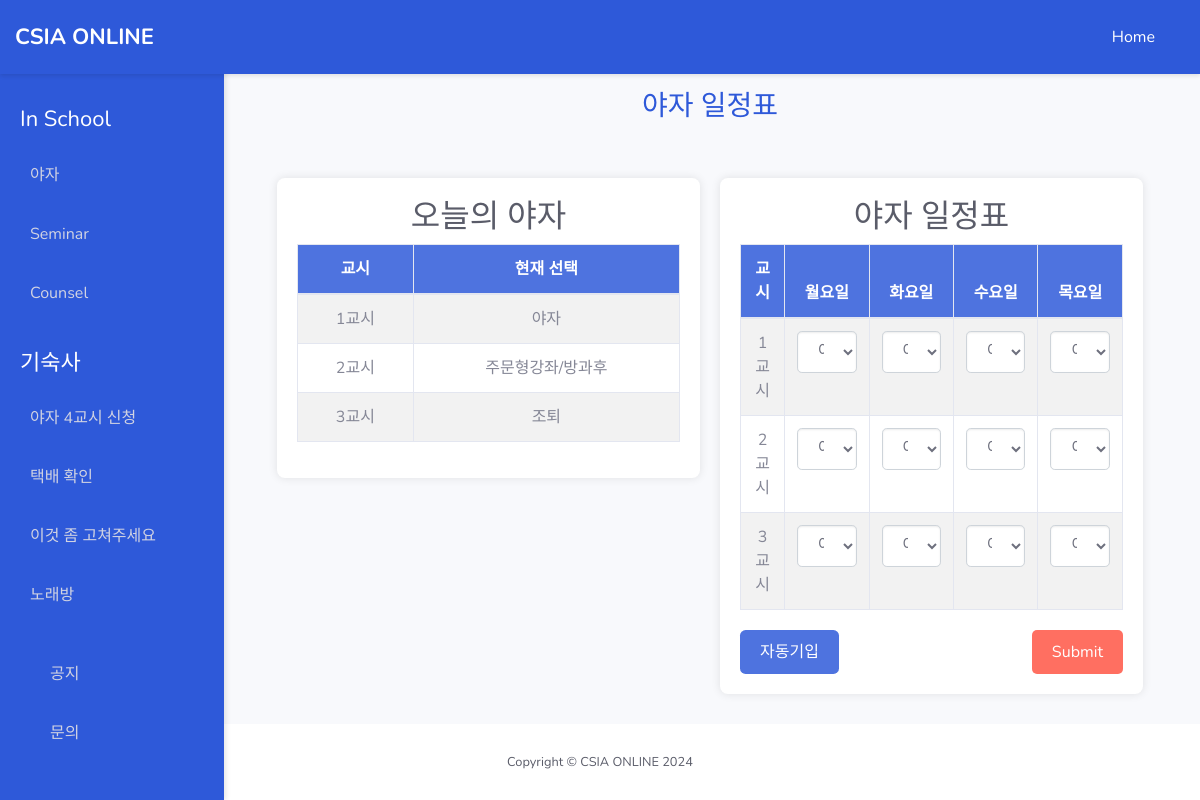
The app's page /yaja/ (signed in), older data.
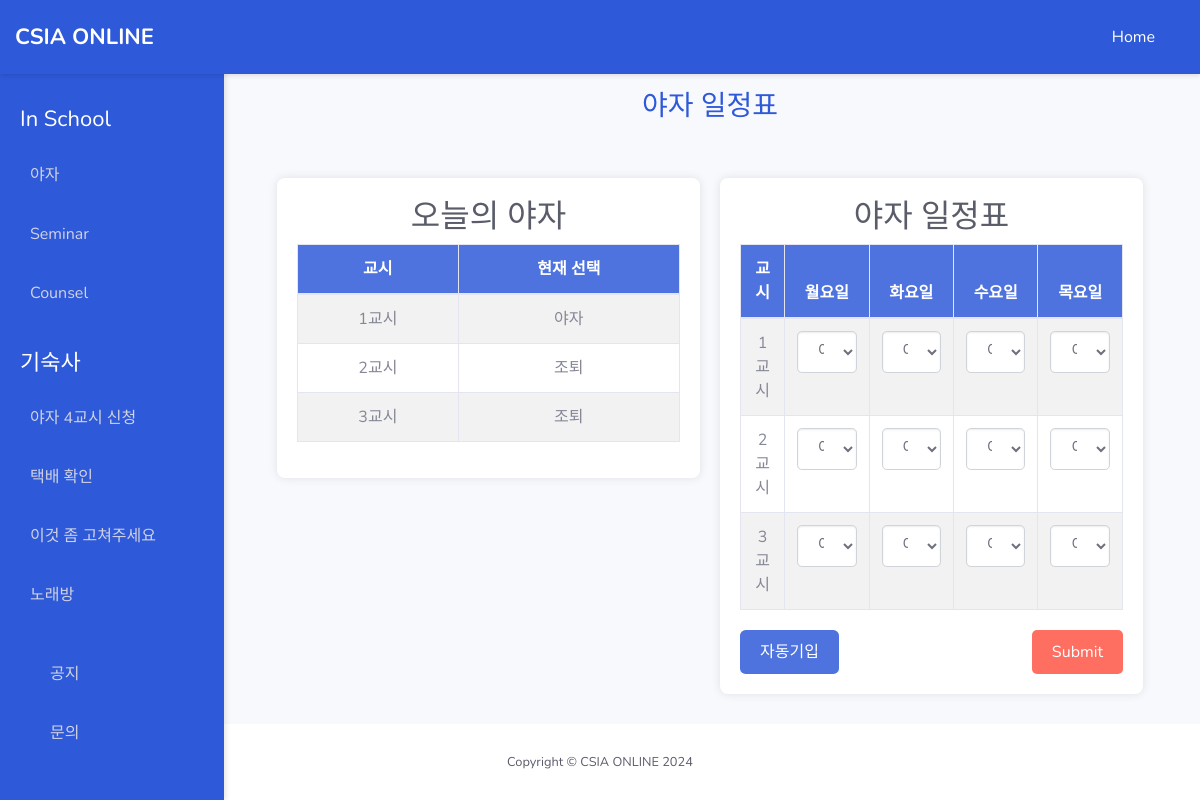
The same page, newer data.
### yaja/models.py (models this page shows)
class Monday(models.Model):
    period1 = models.CharField(max_length=50)
    period2 = models.CharField(max_length=50)
    period3 = models.CharField(max_length=50)
    student_id = models.CharField(max_length=10, null=True, blank=True)

### yaja/views.py (the view, shortened to what this page needs)
# urls.py: urlpatterns = [path("yaja/", views.yaja_view, name="yaja")]
@csrf_exempt
def yaja_view(request):
    current_student_id = request.user.student_id
    schedule = get_schedule_model_for_current_day(current_student_id)
    try:
        print(current_student_id)
        monday_schedule, created = Monday.objects.get_or_create(
            student_id=current_student_id
        )
        if created:
            print("created monday obj")
        tuesday_schedule, created = Tuesday.objects.get_or_create(
            student_id=current_student_id
        )
        if created:
            print("created tuesday obj")
        wednesday_schedule, created = Wednesday.objects.get_or_create(
            student_id=current_student_id
        )
        if created:
            print("created weds obj")
        thursday_schedule, created = Thursday.objects.get_or_create(
            student_id=current_student_id
        )
        if created:
            print("created thursday obj")
    except Exception as e:
        print(f"An error occurred: {e}")
    if request.method == "POST":
        data = json.loads(request.body)
        print(data)
        try:
            monday = data.get("Monday")
            tuesday = data.get("Tuesday")
            wednesday = data.get("Wednesday")
            thursday = data.get("Thursday")
            try:
                default_monday = DefaultMonday.objects.get(
                    student_id=current_student_id
                )
            except ObjectDoesNotExist:
                default_monday = DefaultMonday.objects.create(
                    student_id=current_student_id,
                    period1="야자",
                    period2="야자",
                    period3="야자",
                )
            try:
                default_tuesday = DefaultTuesday.objects.get(
                    student_id=current_student_id
                )
            except ObjectDoesNotExist:
                default_tuesday = DefaultTuesday.objects.create(
                    student_id=current_student_id,
                    period1="야자",
                    period2="야자",
                    period3="야자",
                )
            try:
                default_wednesday = DefaultWednesday.objects.get(
                    student_id=current_student_id
                )
            except ObjectDoesNotExist:
                default_wednesday = DefaultWednesday.objects.create(
                    student_id=current_student_id,
                    period1="야자",
                    period2="야자",
                    period3="야자",
                )
            try:
                default_thursday = DefaultThursday.objects.get(
                    student_id=current_student_id
                )
            except ObjectDoesNotExist:
                default_thursday = DefaultThursday.objects.create(
                    student_id=current_student_id,
                    period1="야자",
                    period2="야자",
                    period3="야자",
                )
            default_monday.period1 = monday.get("period1")
            default_monday.period2 = monday.get("period2")
            default_monday.period3 = monday.get("period3")
            default_tuesday.period1 = tuesday.get("period1")
            default_tuesday.period2 = tuesday.get("period2")
            default_tuesday.period3 = tuesday.get("period3")
            default_wednesday.period1 = wednesday.get("period1")
            default_wednesday.period2 = wednesday.get("period2")
            default_wednesday.period3 = wednesday.get("period3")
            default_thursday.period1 = thursday.get("period1")
            default_thursday.period2 = thursday.get("period2")
            default_thursday.period3 = thursday.get("period3")
            mon = {
                "period1": default_monday.period1,
                "period2": default_monday.period2,
                "period3": default_monday.period3,
            }
            tue = {
                "period1": default_tuesday.period1,
                "period2": default_tuesday.period2,
                "period3": default_tuesday.period3,
            }
            wed = {
                "period1": default_wednesday.period1,
                "period2": default_wednesday.period2,
                "period3": default_wednesday.period3,
            }
            thur = {
                "period1": default_thursday.period1,
                "period2": default_thursday.period2,
                "period3": default_thursday.period3,
            }
            Monday_serializer = DefaultMondaySerializer(
                default_monday, data=mon, partial=True
            )
            Tuesday_serializer = DefaultTuesdaySerializer(
                default_tuesday, data=tue, partial=True
            )
            Wednesday_serializer = DefaultWednesdaySerializer(
                default_wednesday, data=wed, partial=True
            )
            Thursday_serializer = DefaultThursdaySerializer(
                default_thursday, data=thur, partial=True
            )
            if (
                Monday_serializer.is_valid()
                and Tuesday_serializer.is_valid()
                and Wednesday_serializer.is_valid()
                and Thursday_serializer.is_valid()
            ):
                Monday_serializer.save()
                Tuesday_serializer.save()
                Wednesday_serializer.save()
                Thursday_serializer.save()
                print("before reset")
                reset_schedules(current_student_id)
                print("after reset")
                return JsonResponse(
                    {"status": "echo", "student_id": current_student_id}, status=200
                )
        except (
            DefaultMonday.DoesNotExist,
            DefaultTuesday.DoesNotExist,
            DefaultWednesday.DoesNotExist,
            DefaultThursday.DoesNotExist,
        ):
            return JsonResponse({"error": "No schedule exist for student"}, status=404)
    elif request.method == "GET":
        if request.headers.get("X-Schedule-Type") == "default":
            print("GET default schedule backend success reached")
            try:
                monday_schedule = DefaultMonday.objects.get(
                    student_id=current_student_id
                )
                tuesday_schedule = DefaultTuesday.objects.get(
                    student_id=current_student_id
                )
                wednesday_schedule = DefaultWednesday.objects.get(
                    student_id=current_student_id
                )
                thursday_schedule = DefaultThursday.objects.get(
                    student_id=current_student_id
                )
                print("Monday schedule retrieved")
            except:
                print("Monday schedule does not exist, creating default schedules")
                monday_schedule = DefaultMonday.objects.create(
                    student_id=current_student_id,
                    period1="야자",
                    period2="야자",
                    period3="야자",
                )
                tuesday_schedule = DefaultTuesday.objects.create(
                    student_id=current_student_id,
                    period1="야자",
                    period2="야자",
                    period3="야자",
                )
                wednesday_schedule = DefaultWednesday.objects.create(
                    student_id=current_student_id,
                    period1="야자",
                    period2="야자",
                    period3="야자",
                )
                thursday_schedule = DefaultThursday.objects.create(
                    student_id=current_student_id,
                    period1="야자",
                    period2="야자",
                    period3="야자",
                )
            serializer_monday = DefaultMondaySerializer(monday_schedule)
            serializer_tuesday = DefaultTuesdaySerializer(tuesday_schedule)
            serializer_wednesday = DefaultWednesdaySerializer(wednesday_schedule)
            serializer_thursday = DefaultThursdaySerializer(thursday_schedule)
            print(serializer_monday.data)
            response_data = {
                "monday": serializer_monday.data,
                "tuesday": serializer_tuesday.data,
                "wednesday": serializer_wednesday.data,
                "thursday": serializer_thursday.data,
                "action": "retrieve",
            }
            return JsonResponse(response_data)
        elif request.headers.get("X-Schedule-Type") == "current":
            print("GET current schedule backend success reached")
            try:
                monday_schedule = Monday.objects.get(student_id=current_student_id)
                tuesday_schedule = Tuesday.objects.get(student_id=current_student_id)
                wednesday_schedule = Wednesday.objects.get(student_id=current_student_id)
                thursday_schedule = Thursday.objects.get(student_id=current_student_id)
                print("All schedule retrieved")
                if not monday_schedule.period1: monday_schedule.period1 = "야자"
                if not monday_schedule.period2: monday_schedule.period2 = "야자"
                if not monday_schedule.period3: monday_schedule.period3 = "야자"
                if not tuesday_schedule.period1: tuesday_schedule.period1 = "야자"
                if not tuesday_schedule.period2: tuesday_schedule.period2 = "야자"
                if not tuesday_schedule.period3: tuesday_schedule.period3 = "야자"
                if not wednesday_schedule.period1: wednesday_schedule.period1 = "야자"
                if not wednesday_schedule.period2: wednesday_schedule.period2 = "야자"
                if not wednesday_schedule.period3: wednesday_schedule.period3 = "야자"
                if not thursday_schedule.period1: thursday_schedule.period1 = "야자"
                if not thursday_schedule.period2: thursday_schedule.period2 = "야자"
                if not thursday_schedule.period3: thursday_schedule.period3 = "야자"
                monday_schedule.save()
                tuesday_schedule.save()
                wednesday_schedule.save()
                thursday_schedule.save()
            except Monday.DoesNotExist:
                print("Monday schedule does not exist, creating default schedule")
                monday_schedule = Monday.objects.create(
                    student_id=current_student_id,
                    period1="야자",
                    period2="야자",
                    period3="야자",
                )
            except Tuesday.DoesNotExist:
                print("Tuesday schedule does not exist, creating default schedule")
                tuesday_schedule = Tuesday.objects.create(
                    student_id=current_student_id,
                    period1="야자",
                    period2="야자",
                    period3="야자",
                )
            except Wednesday.DoesNotExist:
                print("Wednesday schedule does not exist, creating default schedule")
                wednesday_schedule = Wednesday.objects.create(
                    student_id=current_student_id,
                    period1="야자",
                    period2="야자",
                    period3="야자",
                )
            except Thursday.DoesNotExist:
                print("Thursday schedule does not exist, creating default schedule")
                thursday_schedule = Thursday.objects.create(
                    student_id=current_student_id,
                    period1="야자",
                    period2="야자",
                    period3="야자",
                )
            serializer_monday = MondaySerializer(monday_schedule)
            serializer_tuesday = TuesdaySerializer(tuesday_schedule)
            serializer_wednesday = WednesdaySerializer(wednesday_schedule)
            serializer_thursday = ThursdaySerializer(thursday_schedule)
            print(serializer_monday.data)
            response_data = {
                "monday": serializer_monday.data,
                "tuesday": serializer_tuesday.data,
                "wednesday": serializer_wednesday.data,
                "thursday": serializer_thursday.data,
                "action": "retrieve",
            }
            return JsonResponse(response_data)
    return render(request, "yaja.html", {"Yaja": schedule})

### yaja/views.py (called while the page is built)
def get_schedule_model_for_current_day(student_id):
    current_day = datetime.now().weekday()
    try:
        if current_day == 1:
            return Tuesday.objects.get(student_id=student_id)
        elif current_day == 2:
            return Wednesday.objects.get(student_id=student_id)
        elif current_day == 3:
            return Thursday.objects.get(student_id=student_id)
        elif (current_day == 4 or current_day == 5 or current_day == 0 or current_day == 6):
            print("retrieved tody: monday schedule")
            return Monday.objects.get(student_id=student_id)
    except:
        return None

### yaja/templates/yaja.html (shortened to what the changed rows need)
<!DOCTYPE html>
<html lang="en">
<head>
    <link href="../../static/vendor/fontawesome-free/css/all.min.css" rel="stylesheet" type="text/css">
    <link href="../../static/css/sb-admin-2.min.css" rel="stylesheet">
</head>
<body id="page-top">
    <div class="sidebar">
        <h2>CSIA ONLINE</h2>
        <h2>In School</h2>
        <h2>기숙사</h2>
    </div>
    <div class="content-wrapper">
        <h1 class="text-center mb-4">야자 일정표</h1>
        <div class="table-wrapper">
            <div class="table-container">
                <h2 class="text-center">오늘의 야자</h2>
                <table class="table table-bordered table-striped">
                    <thead>
                        <tr>
                            <th>교시</th>
                            <th>현재 선택</th>
                        </tr>
                    </thead>
                    <tbody>
                        <tr>
                            <td>1교시</td>
                            <td>{{ Yaja.period1 }}</td>
                        </tr>
                        <tr>
                            <td>2교시</td>
                            <td>{{ Yaja.period2 }}</td>
                        </tr>
                        <tr>
                            <td>3교시</td>
                            <td>{{ Yaja.period3 }}</td>
                        </tr>
                    </tbody>
                </table>
            </div>
            <div class="table-container">
                <form id="weekForm" action="/" method="put">
                    <h2 class="text-center">야자 일정표</h2>
                    <table class="table table-bordered table-striped">
                        <thead>
                            <tr>
                                <th>교시</th>
                                <th>월요일</th>
                                <th>화요일</th>
                                <th>수요일</th>
                                <th>목요일</th>
                            </tr>
                        </thead>
                    </table>
                </form>
            </div>
        </div>
    </div>
</body>
</html>

Row changes from the older to the newer data that the page shows:
changed Monday "야자": period2 "주문형강좌/방과후" → "조퇴"
